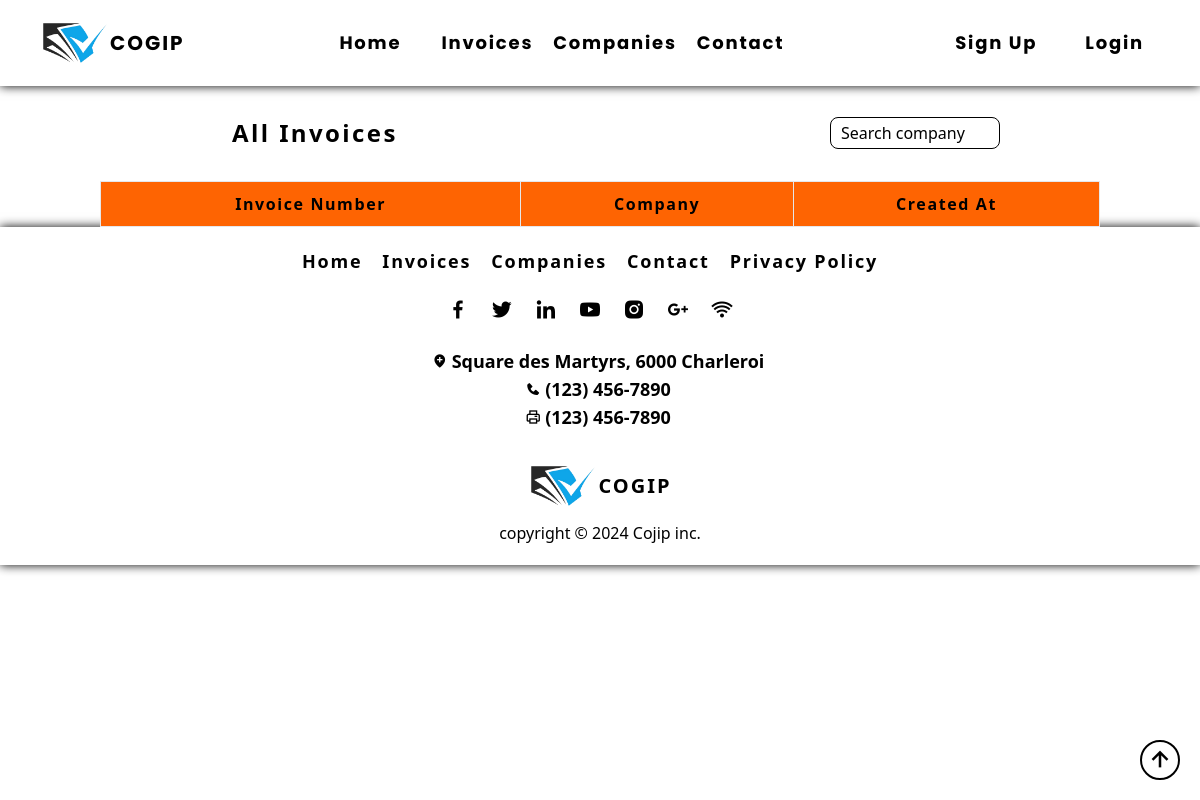
/index.php?page=invoices-index, run on an earlier commit of the app's database.
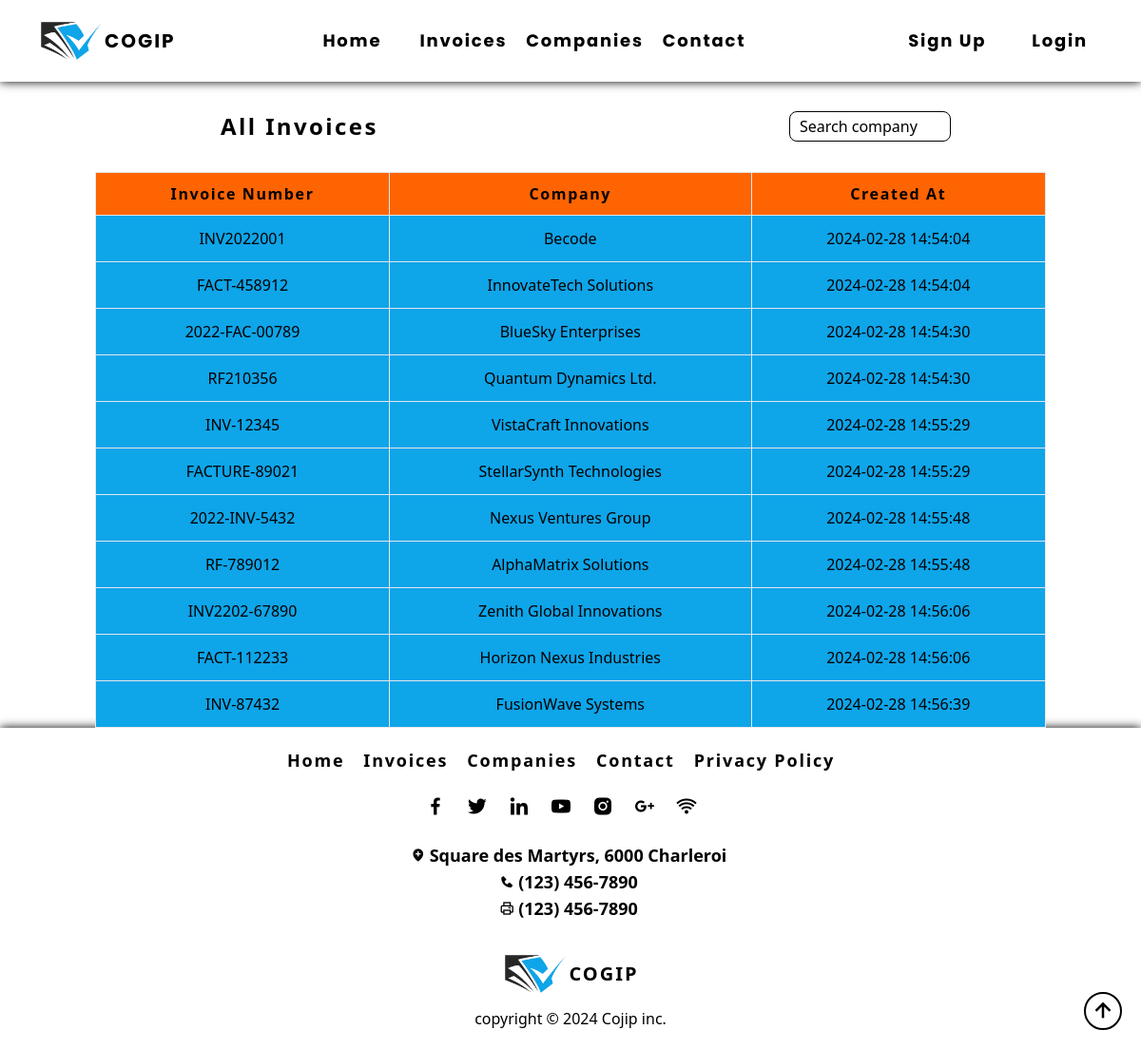
And on a later commit of the database.
### tables this page shows
CREATE TABLE `invoices` (
  `id` int(11) NOT NULL,
  `ref` varchar(50) DEFAULT NULL,
  `company_id` int(11) DEFAULT NULL,
  `created_at` datetime DEFAULT current_timestamp(),
  `updated_at` datetime DEFAULT current_timestamp() ON UPDATE current_timestamp()
);

CREATE TABLE `companies` (
  `id` int(11) NOT NULL,
  `name` varchar(50) NOT NULL,
  `type_id` int(11) DEFAULT NULL,
  `country` varchar(50) DEFAULT NULL,
  `tva` varchar(50) DEFAULT NULL,
  `created_at` datetime DEFAULT current_timestamp(),
  `update_dat` datetime DEFAULT current_timestamp() ON UPDATE current_timestamp()
);

### Controller/InvoicesController.php (called while the page is built, shortened)
<?php
class InvoicesController
{
    public function index()
    {
        $invoices = $this->getInvoices();
        require 'View/Invoices/index.php' ;
    }
    private function getInvoices()
    {
        require 'Connect/Cogip.php';
        $statement = $bdd->prepare('SELECT id, ref, company_id, created_at FROM invoices');
        $statement->execute();
        $rawInvoices = $statement->fetchAll();
        $invoices = [];
        foreach ($rawInvoices as $rawInvoice)
        {
            $invoices[] = new Invoices($rawInvoice['id'], $rawInvoice['ref'], $rawInvoice['company_id'], $rawInvoice['created_at']);
        }
        return $invoices;
    }
}

### Model/Invoices.php (called while the page is built, shortened)
<?php
class Invoices
{
    public function __construct(int $id, string $reference, int $company_id, string $created_at)
    {
        $this->reference = $reference;
        $this->created_at = $created_at;
    }
}

### Controller/CompaniesController.php (called while the page is built, shortened)
<?php
class CompaniesController
{
    public function singleCompany($id) {
        require 'Connect/Cogip.php';
        $statement = $bdd->prepare("SELECT id, name, country, tva, created_at FROM companies WHERE id = $id");
        $statement->execute();
        $rawCompanies = $statement->fetchAll();
        $companies = [];
        foreach ($rawCompanies as $rawCompagny)
        {
            $companies[] = new Companies($rawCompagny['name'], $rawCompagny['country'], $rawCompagny['tva'], $rawCompagny['created_at'], $rawCompagny['id']);
        }
        return $companies;
    }
}

### Model/Compagnies.php (called while the page is built, shortened)
<?php
class Companies
{
    public function __construct(string $name, string $country, string $tvaNumber, string $created_at, int $id)
    {
        $this->name = $name;
    }
}

### View/Invoices/index.php (the view)
<?php require 'View/includes/header.php' ?>
<main class="pt-[85px] min-h-[120vh]">
    <section>
        <div class="w-full flex flex-col justify-center items-center">
            <div class="w-full flex flex-wrap justify-around items-center">
                <h2 class="title_invoice font-bold text-2xl capitalize tracking-widest m-8">all invoices</h2>
                <input class="focus:outline-none placeholder:text-black rounded-lg p-2.5 border border-solid border-black h-8 w-[170px]" type="text" name="table_invoice_search" placeholder="Search company">
            </div>
            <div class="table_invoice scroll-shadow-table border-black">
                <table class="mx-auto w-[1000px]">
                    <thead class="bg-primary-color-orange">
                        <tr>
                            <th class="px-4 py-2.5 border capitalize tracking-widest">invoice number</th>
                            <th class="px-4 py-2.5 border capitalize tracking-widest">company</th>
                            <th class="px-4 py-2.5 border capitalize tracking-widest">created at</th>
                        </tr>
                    </thead>
                    <tbody>
                        <?php foreach ($invoices as $invoice) : ?>
                            <?php $company = (new CompaniesController())->singleCompany($invoice->company_id); ?>
                            <tr>
                                <td class="bg-sky-500/100 px-4 py-3 border text-center"><?= $invoice->reference ?></td>
                                <td class="bg-sky-500/100 px-4 py-3 border text-center"><?= $company[0]->name ?></td>
                                <td class="bg-sky-500/100 px-4 py-3 border text-center"><?= $invoice->created_at ?></td>
                            </tr>
                        <?php endforeach; ?>
                    </tbody>
                </table>
            </div>
        </div>
    </section>
</main>
<?php require 'View/includes/footer.php' ?>

What changed in the data, as far as the page shows it:
added invoices: ref "INV2022001", company.name "Becode", created_at "2024-02-28 14:54:04"
added invoices: ref "FACT-458912", company.name "InnovateTech Solutions", created_at "2024-02-28 14:54:04"
added invoices: ref "2022-FAC-00789", company.name "BlueSky Enterprises", created_at "2024-02-28 14:54:30"
added invoices: ref "RF210356", company.name "Quantum Dynamics Ltd.", created_at "2024-02-28 14:54:30"
added invoices: ref "INV-12345", company.name "VistaCraft Innovations", created_at "2024-02-28 14:55:29"
added invoices: ref "FACTURE-89021", company.name "StellarSynth Technologies", created_at "2024-02-28 14:55:29"
added invoices: ref "2022-INV-5432", company.name "Nexus Ventures Group", created_at "2024-02-28 14:55:48"
added invoices: ref "RF-789012", company.name "AlphaMatrix Solutions", created_at "2024-02-28 14:55:48"
added invoices: ref "INV2202-67890", company.name "Zenith Global Innovations", created_at "2024-02-28 14:56:06"
added invoices: ref "FACT-112233", company.name "Horizon Nexus Industries", created_at "2024-02-28 14:56:06"
added invoices: ref "INV-87432", company.name "FusionWave Systems", created_at "2024-02-28 14:56:39"
